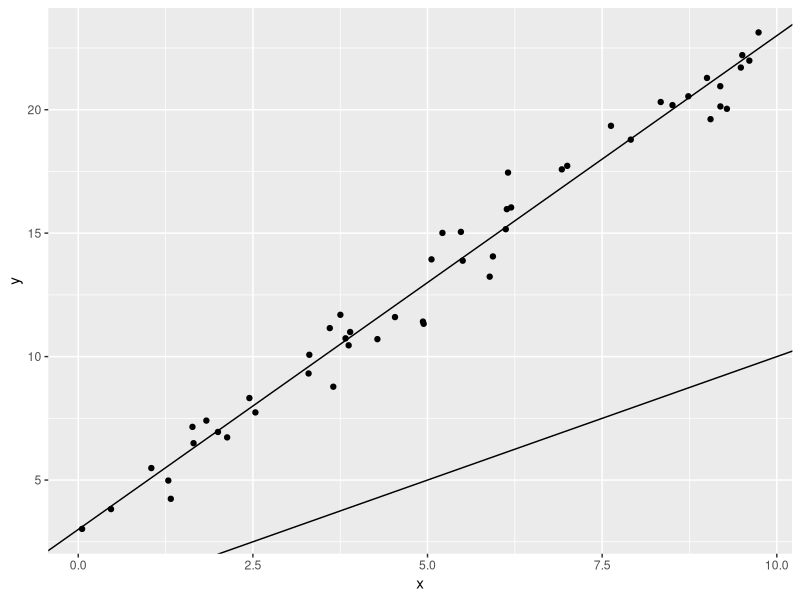
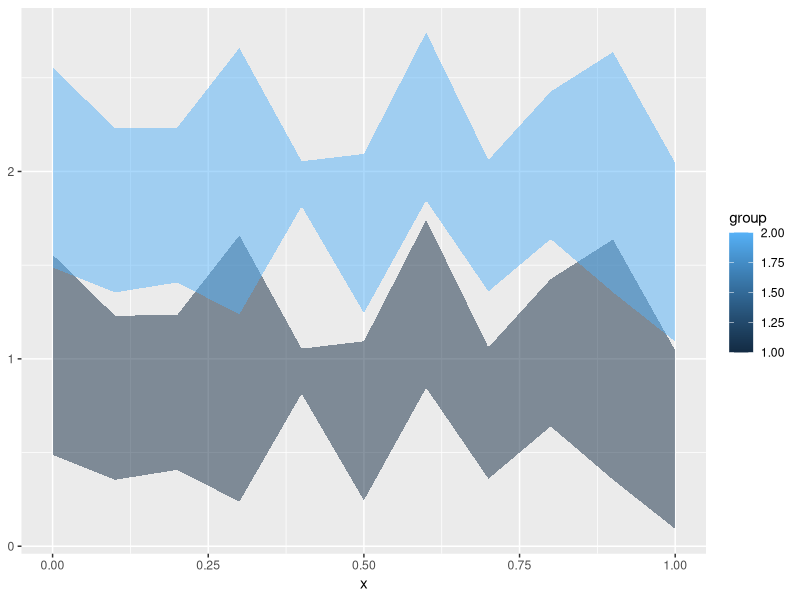
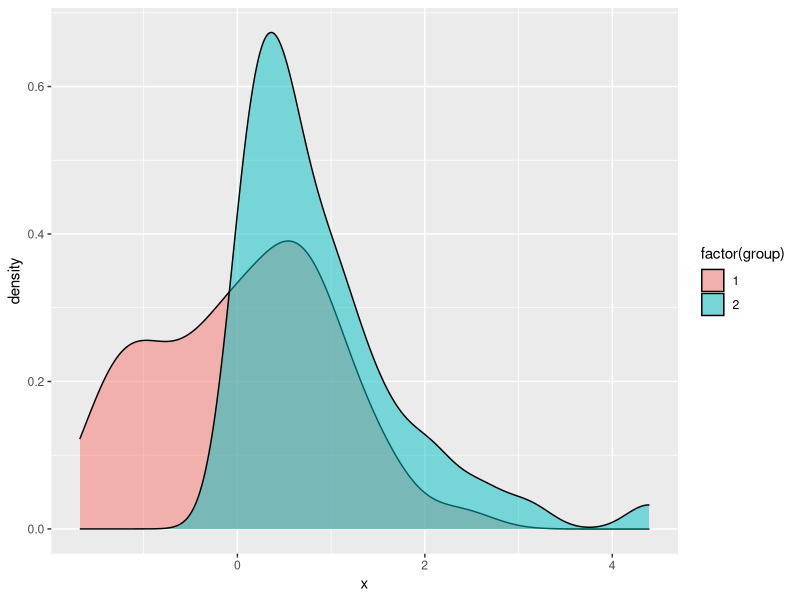
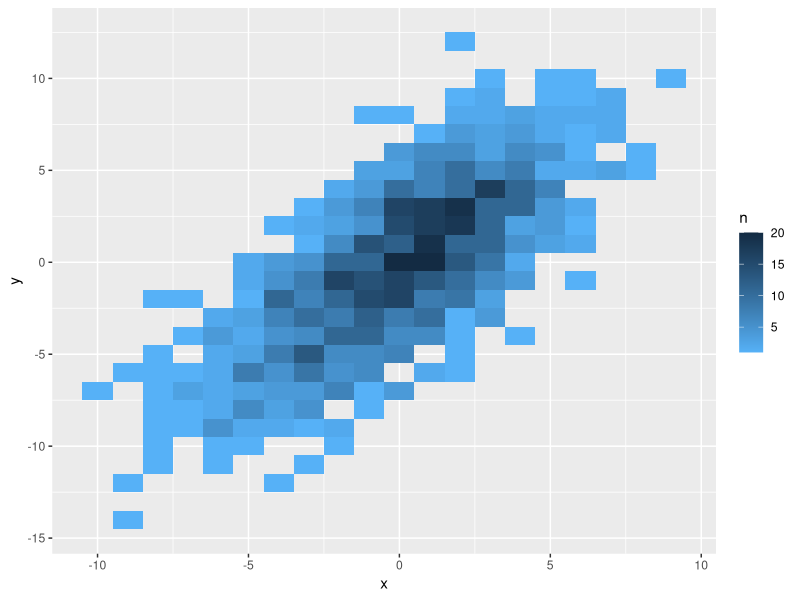
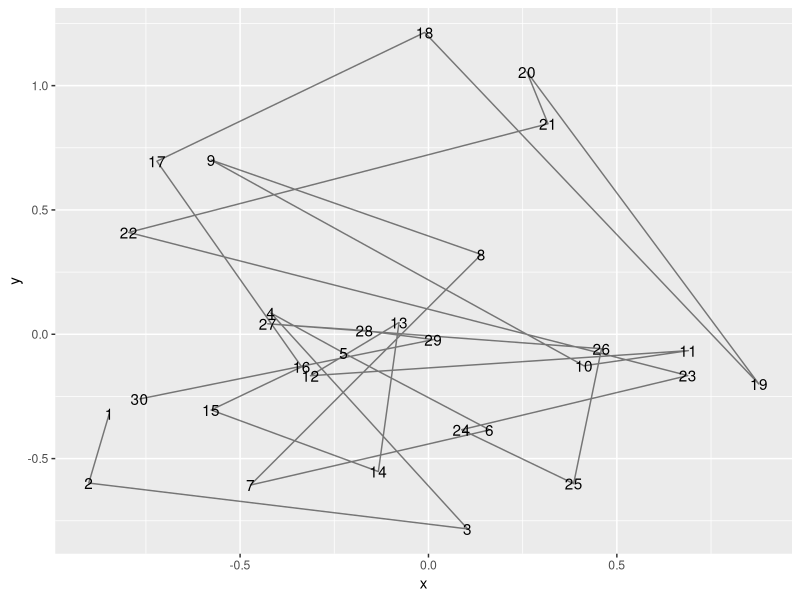
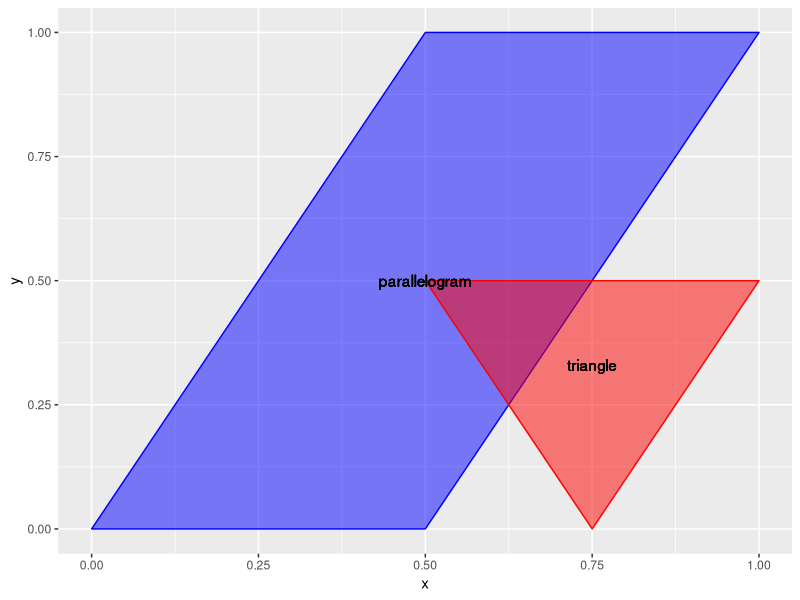
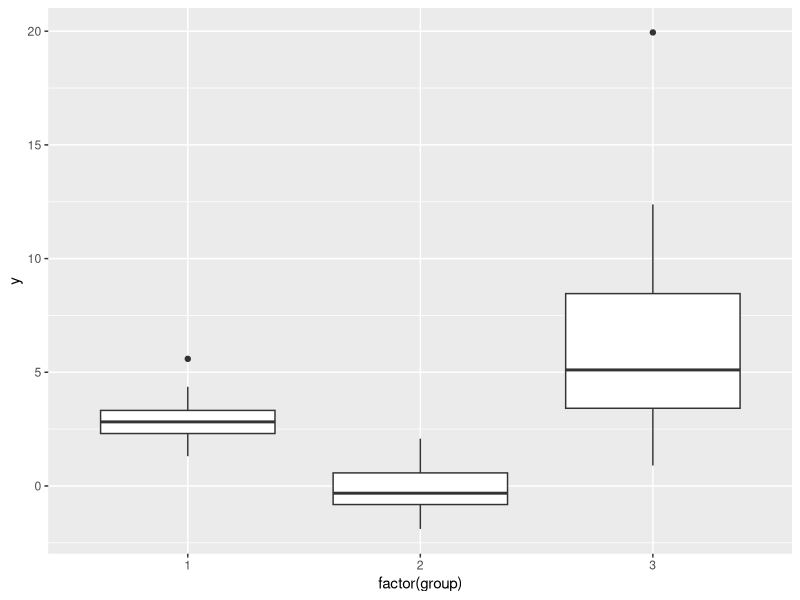

Reproduce these figures in R, in order. (Note: this script raises an error after producing the figures.)
#' Tests for each geom
library(ggplot2)
library(plyr)

#' abline: should show two lines: one running through the points, the other with an intercept of 0 and slope of 2.
xydata <- data.frame(x=sort(runif(50, 0, 10)))
xydata$y <- 3+2*xydata$x + rnorm(50, 0, 1)
g1 <- ggplot() + geom_point(data=xydata, aes(x=x, y=y)) + 
  geom_abline(data=data.frame(intercept=c(3, 0), slope=c(2,1)), aes(intercept=intercept, slope=slope))
g1
# gg2animint(list(g1=g1))

#' ribbon: should show two overlapping ribbons, with the same basic shape, one translated up by one unit.
ribbondata <- data.frame(x=seq(0, 1, .1), ymin=runif(11, 0, 1), ymax=runif(11, 1, 2))
ribbondata <- rbind(cbind(ribbondata, group=1), cbind(ribbondata, group=2))
ribbondata[12:22,2:3] <- ribbondata[12:22,2:3]+1
g2 <- ggplot() + geom_ribbon(data=ribbondata, aes(x=x, ymin=ymin, ymax=ymax, group=group, fill=group), alpha=.5)
g2
# gg2animint(list(g1=g1, g2=g2))

#' density: should show an exponential density curve in blue and a normal(ish) density curve in pink.
densdata <- data.frame(x=c(rnorm(100), rexp(100)), group=rep(1:2, each=100))
g3 <- ggplot() + geom_density(data=densdata, aes(x=x, group=group, fill=factor(group)), alpha=.5)
g3
# gg2animint(list(g1=g1, g2=g2, g3=g3))


#' tile: should show an approximately bivariate normal distribution.
tiledata <- data.frame(x=rnorm(1000, 0, 3))
tiledata$y <- rnorm(1000, tiledata$x, 3)
tiledata$rx <- round(tiledata$x)
tiledata$ry <- round(tiledata$y)
tiledata <- ddply(tiledata, .(rx,ry), summarise, n=length(rx))

g4 <- ggplot() + geom_tile(data=tiledata, aes(x=rx, y=ry, fill=n)) +
  scale_fill_gradient(low="#56B1F7", high="#132B43") + xlab("x") + ylab("y")
g4
# gg2animint(list(g1=g1, g2=g2, g3=g3, g4=g4))

#' path: should show a two-dimensional random walk, where x and y are position, z is time.
pathdata <- data.frame(x=rnorm(30, 0, .5), y=rnorm(30, 0, .5), z=1:30)
g5 <- ggplot() + geom_path(data=pathdata, aes(x=x, y=y), alpha=.5) +
  geom_text(data=pathdata, aes(x=x, y=y, label=z))
g5
# gg2animint(list(g1=g1, g2=g2, g3=g3, g4=g4, g5=g5))

#' Polygons
polydata <- rbind(
  data.frame(x=c(0, .5, 1, .5, 0), y=c(0, 0, 1, 1, 0), group="parallelogram", fill="blue", xc=.5, yc=.5),
  data.frame(x=c(.5, .75, 1, .5), y=c(.5, 0, .5, .5), group="triangle", fill="red", xc=.75, yc=.33)
  )
g6 <- ggplot() + 
  geom_polygon(data=polydata, aes(x=x, y=y, group=group, fill=fill, colour=fill), alpha=.5)+
  scale_colour_identity() + scale_fill_identity()+
  geom_text(data=polydata, aes(x=xc, y=yc, label=group))
g6
# gg2animint(list(g1=g1, g2=g2, g3=g3, g4=g4, g5=g5, g6=g6))

#' Boxplots
boxplotdata <- rbind(data.frame(y=rnorm(50, 3, 1), group=1),
                     data.frame(y=rnorm(50, 0, 1), group=2), 
                     data.frame(y=rgamma(50, 2, 1/3), group=3))
boxplotdata <- ddply(boxplotdata, .(group), transform, ymax=max(y), ymin=min(y), med=median(y))
g7 <- ggplot() + 
  geom_boxplot(data=boxplotdata, aes(y=y, x=factor(group)))
g7
gg2animint(list(g1=g1, g2=g2, g3=g3, g4=g4, g5=g5, g6=g6, g7=g7))

g8 <- ggplot() + 
  geom_linerange(data=boxplotdata, aes(x=factor(group), ymax=ymax, ymin=ymin, colour=factor(group)))
g8
# gg2animint(list(g1=g1, g2=g2, g3=g3, g4=g4, g5=g5, g6=g6, g7=g7, g8=g8))

g9 <- ggplot() + 
  geom_histogram(data=subset(boxplotdata, group==3), aes(x=y, fill=..count..), binwidth=1)
g9
# gg2animint(list(g1=g1, g2=g2, g3=g3, g4=g4, g5=g5, g6=g6, g7=g7, g8=g8, g9=g9))

g10 <- ggplot() + 
  geom_violin(data=boxplotdata, aes(x=factor(group), y=y, fill=factor(group), group=group))
g10
# gg2animint(list(g1=g1, g2=g2, g3=g3, g4=g4, g5=g5, g6=g6, g7=g7, g8=g8, g9=g9, g10=g10))

#' Step Plot
stepdata <- data.frame(x=1:50, y=sort(rnorm(50)))
g11 <- ggplot() + geom_step(data=stepdata, aes(x=x, y=y), colour="blue")
g11
gg2animint(list(g1=g1, g2=g2, g3=g3, g4=g4, g5=g5, g6=g6, g7=g7, g8=g8, g9=g9, g10=g10, g11=g11))
